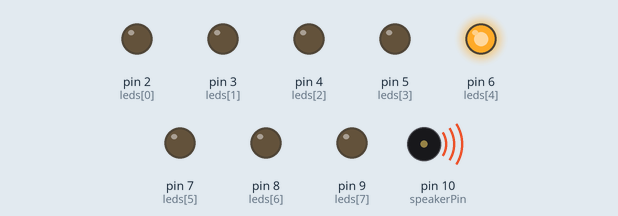
This sketch was run on a simulated Arduino Uno, built with avr-gcc and run on an emulated ATmega328P. Shown: output pins drawn as LEDs (lit = HIGH), buzzer (waves = sounding).

Above: at 2.2 s.
At 4.8 s:
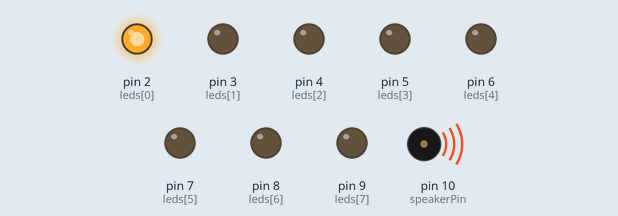
At 7.02 s:
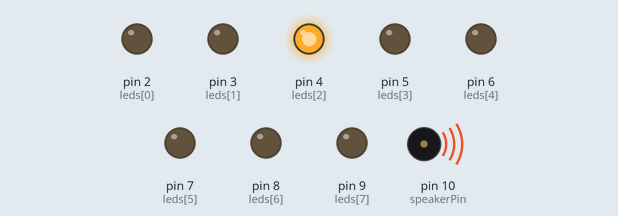
At 10.1 s:
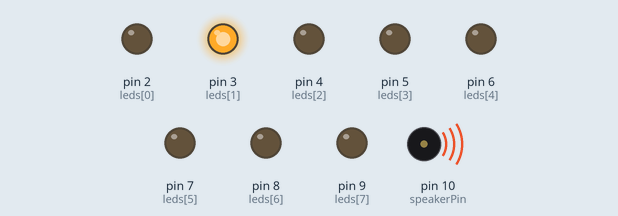
At 13.53 s:
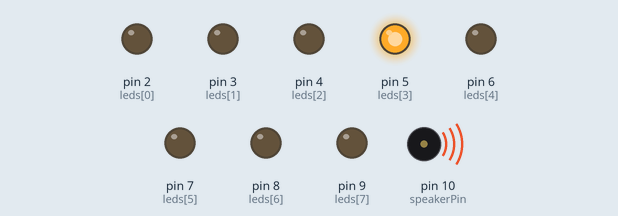
At 16.8 s:
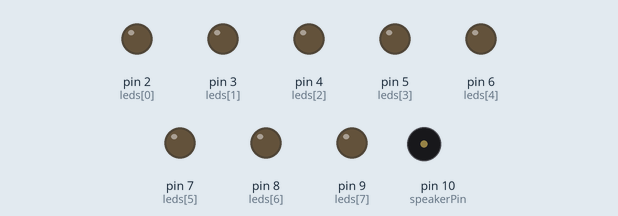
Timing chart, 0 to 20.8 s (numbered marks = the images above):
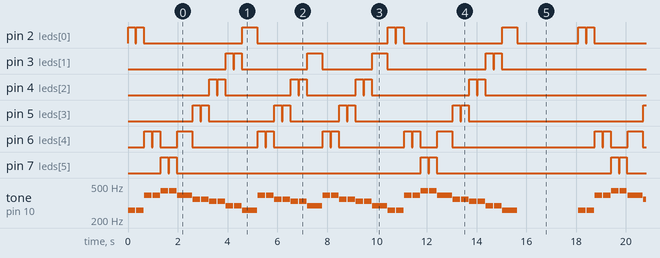

The sketch:

TonesPlay.ino
```cpp
int speakerPin = 10;
// 依照數字簡譜1-7，高音1用8代替，0代表休止符
// 每個音階的拍子，寫在一起方便對照
int notes[] = {1,1,5,5,6,6,5,4,4,3,3,2,2,1,5,5,4,4,3,3,2,5,5,4,4,3,3,2,1,1,5,5,6,6,5,4,4,3,3,2,2,1,0};
int beats[] = {1,1,1,1,1,1,2,1,1,1,1,1,1,2,1,1,1,1,1,1,2,1,1,1,1,1,1,2,1,1,1,1,1,1,2,1,1,1,1,1,1,2,8};
// 利用 sizeof()，算出總共要多少音符
int length = sizeof(notes)/sizeof(notes[0]);
// 決定一拍多長，這邊一拍 300 ms
int tempo = 300;

void setup() {
  pinMode(speakerPin, OUTPUT);
  pinMode(2,OUTPUT);  //燈號Do
  pinMode(3,OUTPUT);  //燈號Re
  pinMode(4,OUTPUT);  //燈號Mi
  pinMode(5,OUTPUT);  //燈號Fa
  pinMode(6,OUTPUT);  //燈號So
  pinMode(7,OUTPUT);  //燈號La
  pinMode(8,OUTPUT);  //燈號Si
  pinMode(9,OUTPUT);  //燈號Do
}

void loop() {
  // 利用 for 來播放我們設定的歌曲，一個音一個音撥放
  for (int i = 0; i < length; i++) {
    // 如果是0的話，不撥放音樂
    if (notes[i] == 0) {
      delay(beats[i] * tempo); // rest
    } else {
      // 呼叫 palyNote() 這個 function，將音符轉換成訊號讓蜂鳴器發聲
      playNote(speakerPin,notes[i], beats[i] * tempo);
    }
    // 讓每個音符之間停頓一下
    delay(tempo/10);
  }
}

void playNote(int OutputPin, int note, int duration) {
   // 音符字元與對應的頻率由兩個矩陣表示
  int names[] = { 1, 2, 3, 4, 5, 6, 7, 8 };
  int tones[] = { 261, 294, 330, 349, 392, 440, 494, 523 };
  int leds[] = { 2, 3, 4, 5, 6, 7, 8, 9 };
  // 播放音符對應的頻率
  for (int i = 0; i < 8; i++) {
    if (names[i] == note) {
      tone(OutputPin,tones[i], duration);
      //讓燈號亮起來
      digitalWrite(leds[i], HIGH);
      //下方的 delay() 及 noTone ()，一定要有這兩行
      delay(duration);
      noTone(OutputPin);
      digitalWrite(leds[i], LOW);
    }
  }
}
```

Measured:
- by itself, pin 7 (leds[5]): repeats every 18.1 s: LOW 0.03 s, HIGH 0.30 s, LOW 9.8 s, HIGH 0.30 s, LOW 0.03 s, HIGH 0.30 s, LOW 7.0 s, HIGH 0.30 s
- by itself, tone on pin 10 (speakerPin): plays 261 Hz for 0.30 s, 261 Hz for 0.30 s, 392 Hz for 0.30 s, 392 Hz for 0.30 s, 440 Hz for 0.30 s, 440 Hz for 0.30 s … (95 notes in this stretch)
- by itself, pin 2 (leds[0]): repeats every 18.1 s: LOW 0.03 s, HIGH 0.30 s, LOW 4.0 s, HIGH 0.60 s, LOW 5.3 s, HIGH 0.30 s, LOW 0.03 s, HIGH 0.30 s, LOW 4.0 s, HIGH 0.60 s, LOW 2.5 s, HIGH 0.30 s
